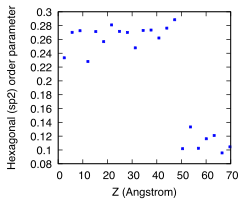

Generate this figure with gnuplot:
set terminal pdf  size 2.5,2.0 enhanced color font "Times,12" background rgb 'white'
set encoding iso_8859_1 
set output "sp2OP.pdf"

#set xrange [0:70]
#set yrange [3:4.2]

set xlabel "Z (Angstrom)"
set ylabel "Hexagonal (sp2) order parameter"

p 'sp2OP_profile_traj_last_frame_5GPa_4650K_plane.lammpstrj.dat' u 1:2 w p pt 5 ps 0.25 lc rgb "#0000FF" title ""
